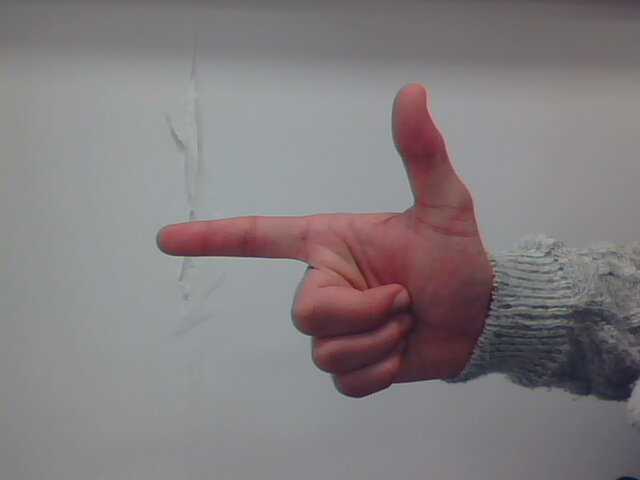
%> input picture DATA/RIGHT/2017-11-06-145625_1.jpg, 640 x 480 px; its folder holds only this picture in this run
$ octave test_histogramme.m   (GNU Octave 9; MATLAB toolbox functions it lacks are replaced by stand-ins)
%> lines starting %> are read from the running program, lines starting %| are printed output that depends on the picture
%% D間rossir analyse image
clear all;
close all;

chemin='../DATA/RIGHT';
liste=dir(fullfile(chemin,'*.jpg'));

%% Define parameters
% limite pour le fond

l_fond = 1e-6;
flag_plot = 1;
perimeters = zeros(600,1);
areas = zeros(600,1);
figure
for n=1:length(liste)

    nom=liste(n).name;
    X=double(imread(fullfile(chemin,nom)))/255.0;
    X_gray = rgb2gray(X);
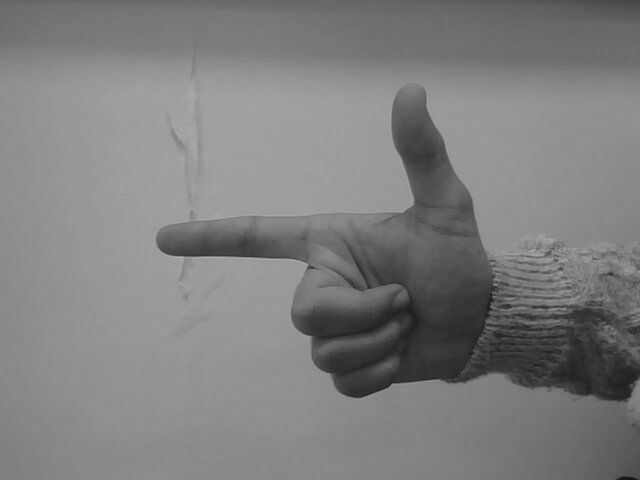
%> X_gray: size 480x640 double; min 0.074, max 0.713, mean 0.499
    if flag_plot
        subplot(2,2,1);
        imagesc(X_gray)
        colormap(gray(256))
        axis equal
        title(['fichier go'])
        drawnow
    end

    [CI,XI]=imhist(X_gray,256);
%> CI = 256 values, max 13258 at index 145, min 0 at index 1, mean 1200; XI = 256 values from 0 to 1
    CI=CI/numel(X_gray);
%> CI = 256 values, max 0.0432 at index 145, min 0 at index 1, mean 0.00391
    if flag_plot
        subplot(2,2,2);
        plot(XI,CI)
    end

    X_bin = ones(200,200);
    for i=1:200
        for j=1:200
            %v = find(XI == X(i,j));

           if X(i,j) < 0.15
               disp(X(i,j));
               X_bin(i,j) = 0;
           elseif X(i,j) > 0.8
               disp(X(i,j));
               X_bin(i,j) = 0;
           end
        end
    end
%> X_bin: size 200x200 double; every value is 1
    if flag_plot
        subplot(2,2,3);
        imagesc(X_bin)
        axis equal
    end;

    stats = regionprops(X_bin, 'Centroid', 'Orientation');
%> stats = 1 region; Centroid and Orientation: [100.5 100.5] 0
    X_rotated = imrotate(X_bin, -stats.Orientation);
    stats_filled = regionprops(X_rotated, 'FilledImage');
    X_filled = stats_filled.FilledImage;
%> X_filled: size 200x200 logical; every value is 1
    stats_centroid = regionprops(X_filled, 'Centroid', 'Perimeter', 'Area');
%> stats_centroid = 1 region; Area, Centroid and Perimeter: 40000 [100.5 100.5] 779.7
    centroid = stats_centroid.Centroid;
%> centroid = [100.5 100.5]
    if flag_plot
        subplot(2,2,4);
        imagesc(X_filled);
        hold on;
        plot(centroid(:,1),centroid(:,2), 'b*');
        hold off;
        axis equal
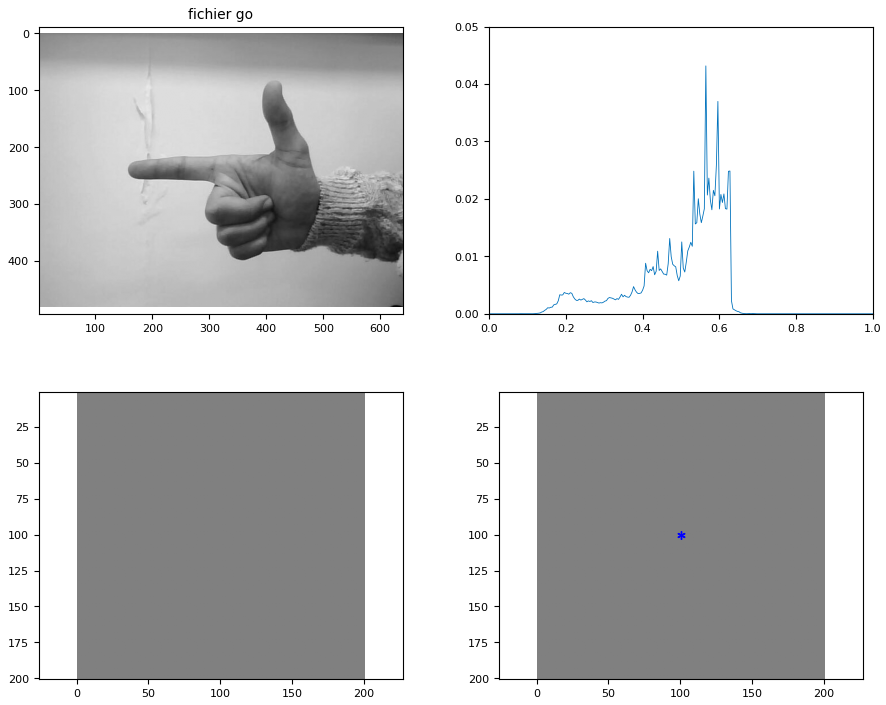
%> figure redrawn from the program's plot data, 4 panels
    end;
    per = stats_centroid.Perimeter;
%> per = 779.7
    area = stats_centroid.Area;
%> area = 40000
    perimeters(n,1) = per;
    areas(n,1) = area;

end

$ run again, on DATA/RIGHT/2017-11-06-145625_13.jpg
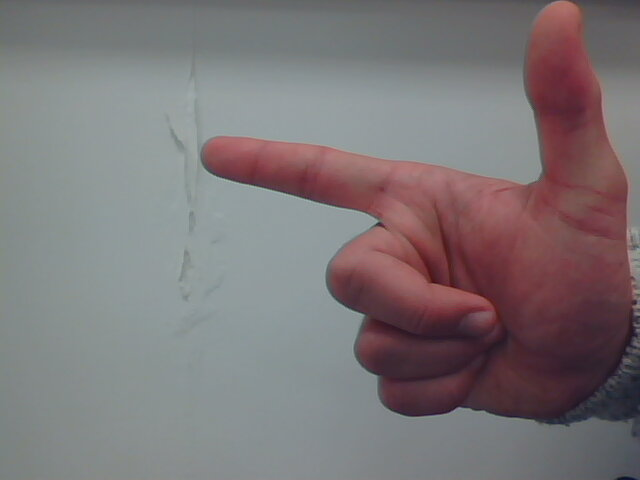
%> input picture DATA/RIGHT/2017-11-06-145625_13.jpg, 640 x 480 px
%> `X_gray = rgb2gray(X);`:
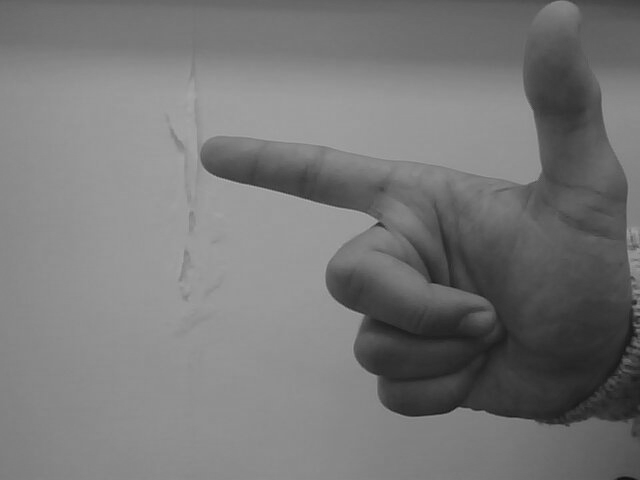
%> X_gray: size 480x640 double; min 0.0585, max 0.689, mean 0.471
%> `[CI,XI]=imhist(X_gray,256);`: CI = 256 values, max 12477 at index 145, min 0 at index 1, mean 1200; XI = 256 values from 0 to 1
%> `CI=CI/numel(X_gray);`: CI = 256 values, max 0.0406 at index 145, min 0 at index 1, mean 0.00391
%> stats = 1 region; Centroid and Orientation: [100.5 100.5] 0
%> X_filled: size 200x200 logical; every value is 1
%> stats_centroid = 1 region; Area, Centroid and Perimeter: 40000 [100.5 100.5] 779.7
%> centroid = [100.5 100.5]
%> `axis equal`:
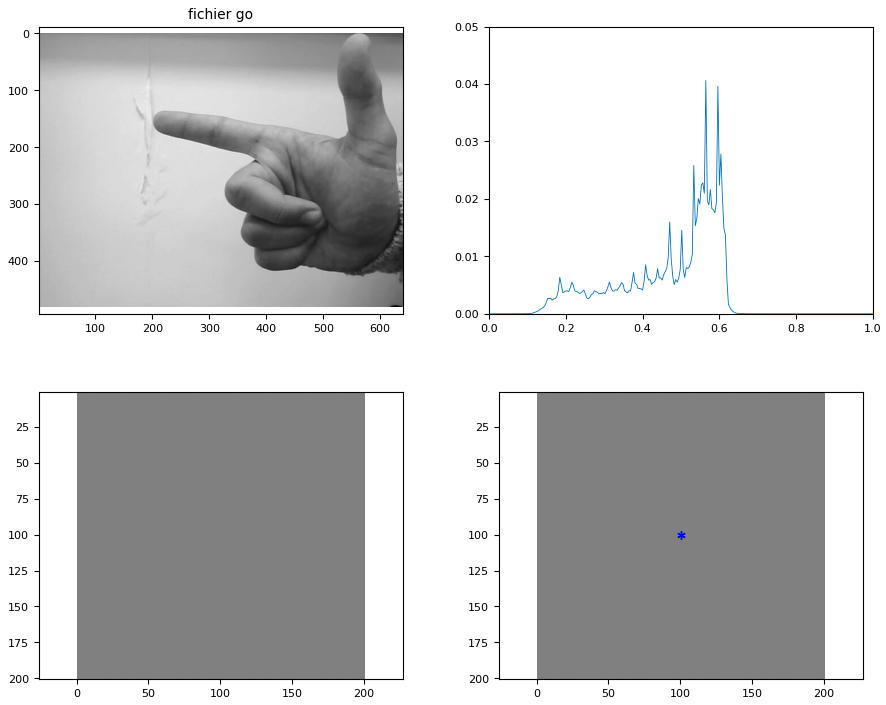
%> figure redrawn from the program's plot data, 4 panels
%> per = 779.7
%> area = 40000

$ run again, on DATA/RIGHT/2017-11-06-145625_14.jpg
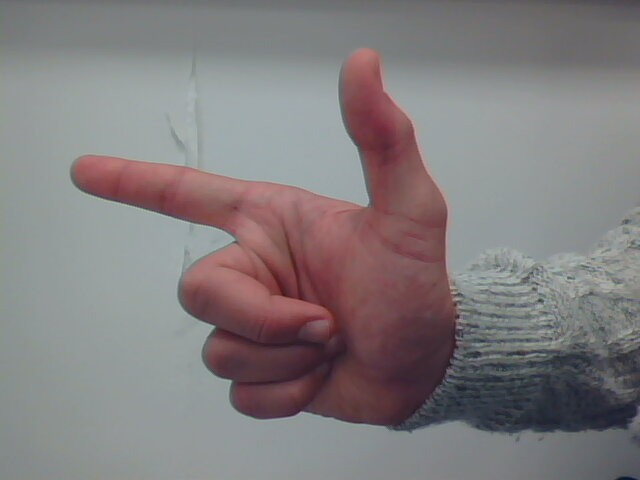
%> input picture DATA/RIGHT/2017-11-06-145625_14.jpg, 640 x 480 px
%> `X_gray = rgb2gray(X);`:
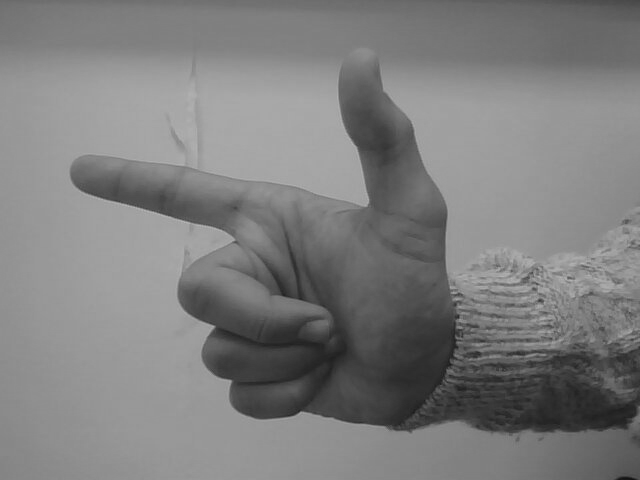
%> X_gray: size 480x640 double; min 0.0698, max 0.722, mean 0.496
%> `[CI,XI]=imhist(X_gray,256);`: CI = 256 values, max 15790 at index 153, min 0 at index 1, mean 1200; XI = 256 values from 0 to 1
%> `CI=CI/numel(X_gray);`: CI = 256 values, max 0.0514 at index 153, min 0 at index 1, mean 0.00391
%> stats = 1 region; Centroid and Orientation: [100.5 100.5] 0
%> X_filled: size 200x200 logical; every value is 1
%> stats_centroid = 1 region; Area, Centroid and Perimeter: 40000 [100.5 100.5] 779.7
%> centroid = [100.5 100.5]
%> `axis equal`:
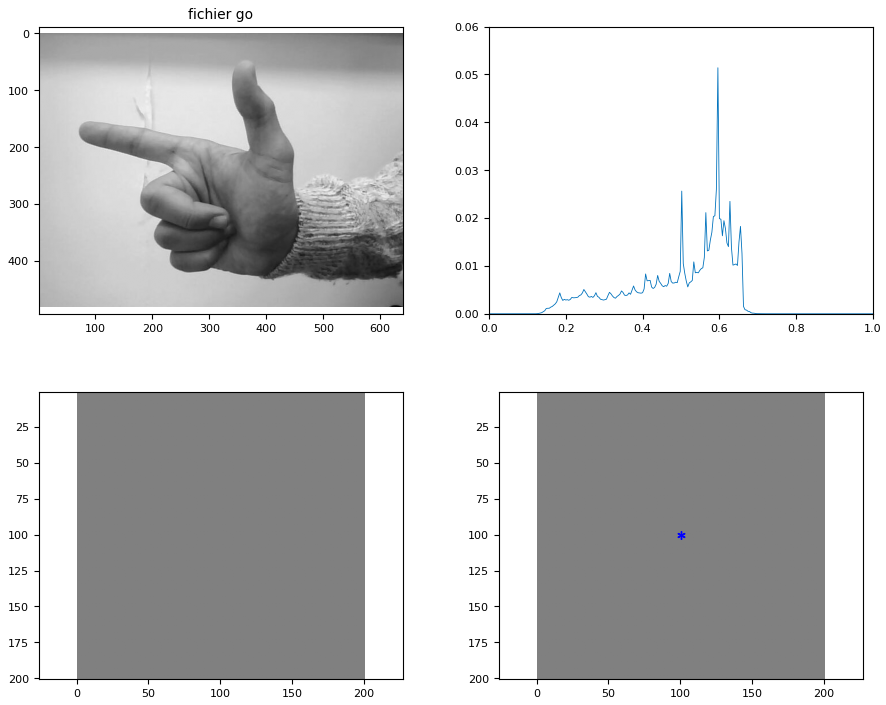
%> figure redrawn from the program's plot data, 4 panels
%> per = 779.7
%> area = 40000

$ run again, on DATA/RIGHT/2017-11-06-145625_15.jpg
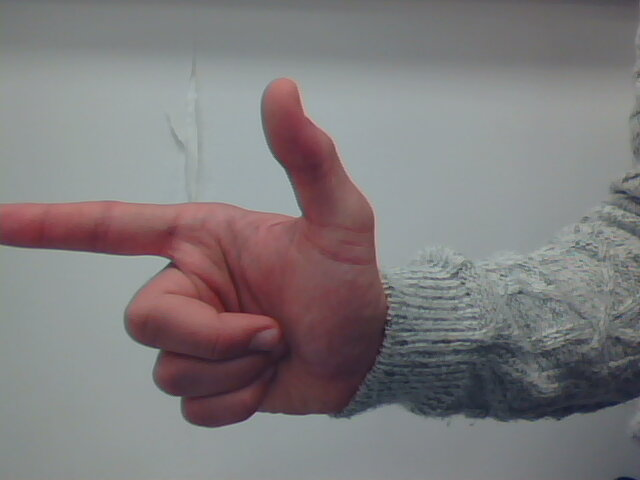
%> input picture DATA/RIGHT/2017-11-06-145625_15.jpg, 640 x 480 px
%> `X_gray = rgb2gray(X);`:
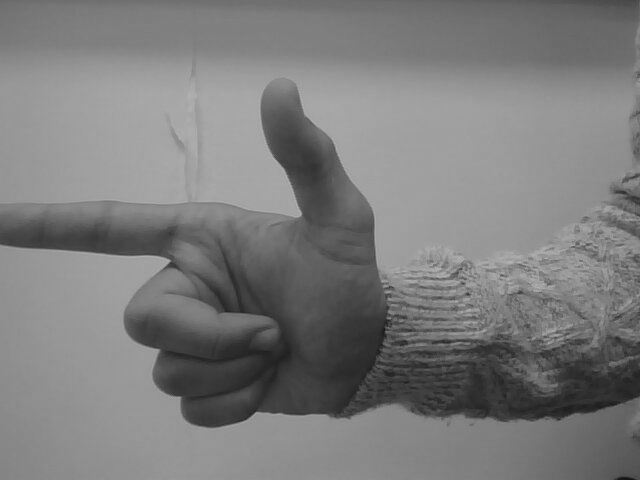
%> X_gray: size 480x640 double; min 0.0698, max 0.717, mean 0.489
%> `[CI,XI]=imhist(X_gray,256);`: CI = 256 values, max 10643 at index 153, min 0 at index 1, mean 1200; XI = 256 values from 0 to 1
%> `CI=CI/numel(X_gray);`: CI = 256 values, max 0.0346 at index 153, min 0 at index 1, mean 0.00391
%> stats = 1 region; Centroid and Orientation: [100.5 100.5] 0
%> X_filled: size 200x200 logical; every value is 1
%> stats_centroid = 1 region; Area, Centroid and Perimeter: 40000 [100.5 100.5] 779.7
%> centroid = [100.5 100.5]
%> `axis equal`:
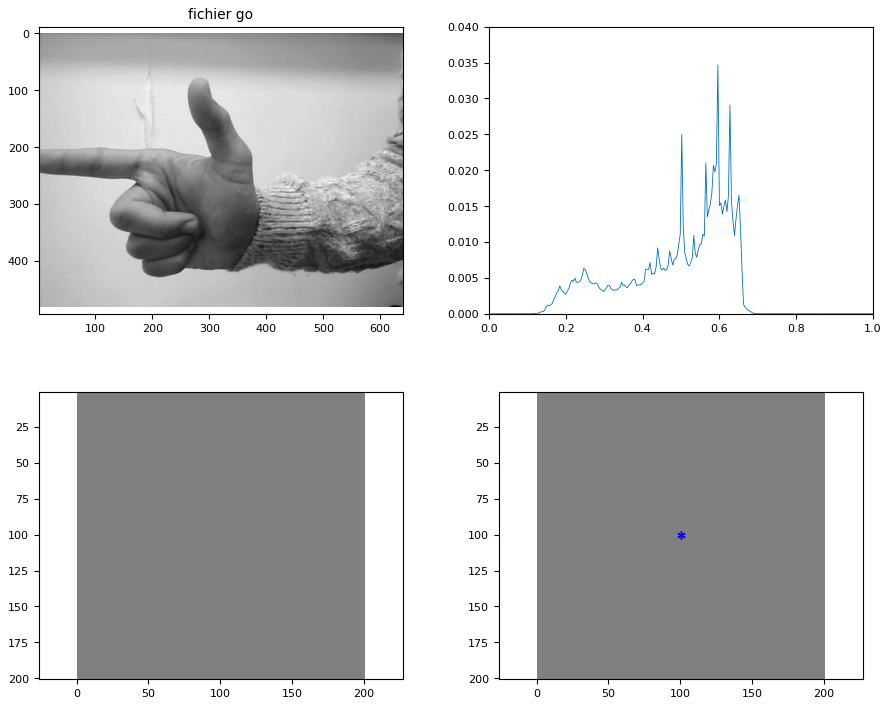
%> figure redrawn from the program's plot data, 4 panels
%> per = 779.7
%> area = 40000

$ run again, on DATA/RIGHT/2017-11-06-145625_10.jpg
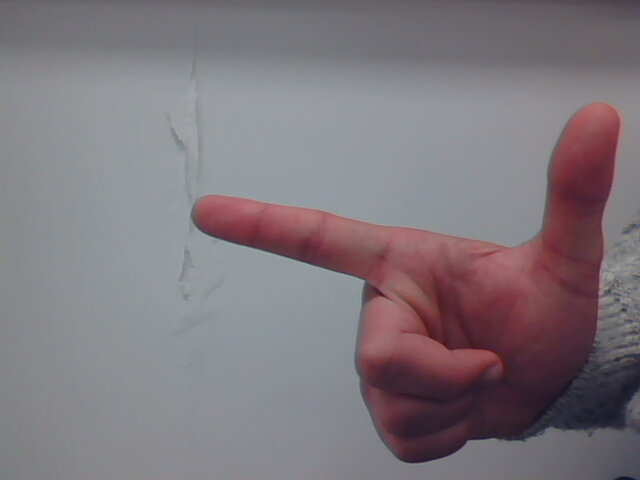
%> input picture DATA/RIGHT/2017-11-06-145625_10.jpg, 640 x 480 px
%> `X_gray = rgb2gray(X);`:
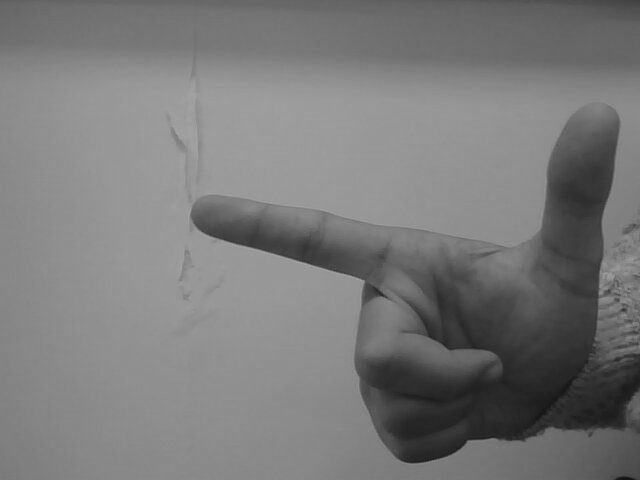
%> X_gray: size 480x640 double; min 0.0667, max 0.648, mean 0.48
%> `[CI,XI]=imhist(X_gray,256);`: CI = 256 values, max 14326 at index 145, min 0 at index 1, mean 1200; XI = 256 values from 0 to 1
%> `CI=CI/numel(X_gray);`: CI = 256 values, max 0.0466 at index 145, min 0 at index 1, mean 0.00391
%> stats = 1 region; Centroid and Orientation: [100.5 100.5] 0
%> X_filled: size 200x200 logical; every value is 1
%> stats_centroid = 1 region; Area, Centroid and Perimeter: 40000 [100.5 100.5] 779.7
%> centroid = [100.5 100.5]
%> `axis equal`:
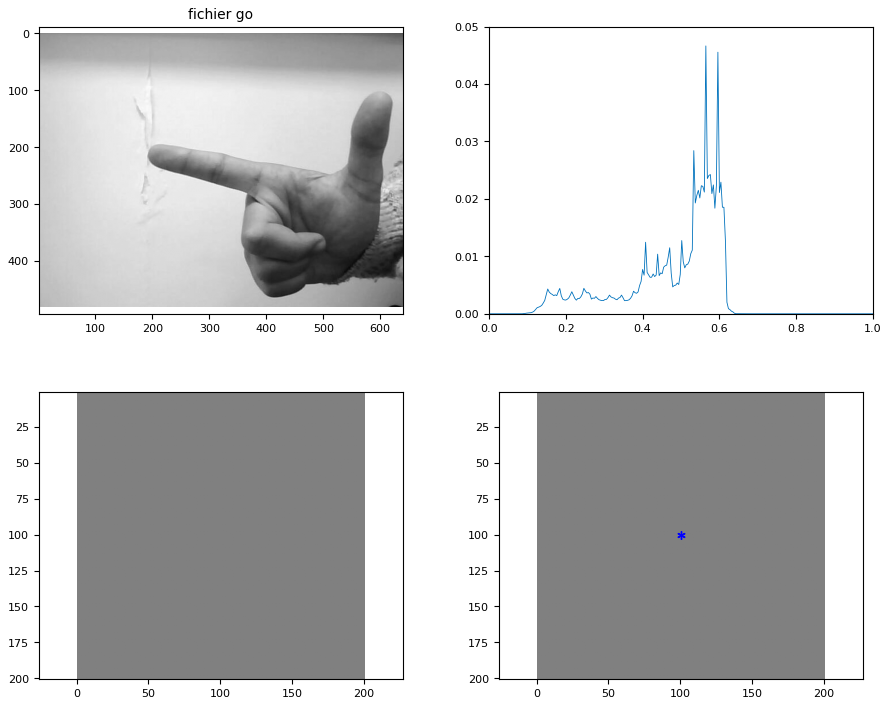
%> figure redrawn from the program's plot data, 4 panels
%> per = 779.7
%> area = 40000
